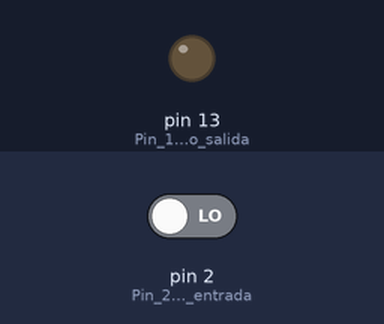
A sketch run on a simulated Arduino Uno, built with avr-gcc and run on an emulated ATmega328P. Shown: output pins drawn as LEDs (lit = HIGH). Inputs (shaded band) come from the test bench; at power-on: pin 2 (Pin_2_como_entrada) LOW. What the sketch prints to the serial monitor is not drawn.

Above: at 1.2 s.
1.3 s: pin 2 (Pin_2_como_entrada) driven HIGH
At 2.5 s:
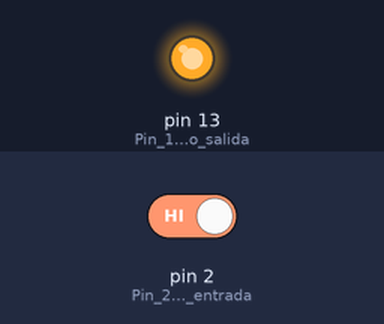
2.8 s: pin 2 (Pin_2_como_entrada) driven LOW
At 3.7 s:
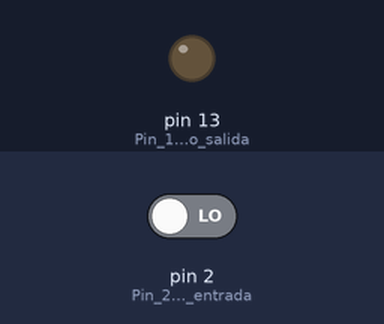
Timing chart, 0 to 5.8 s (numbered marks = the images above; inputs shaded):
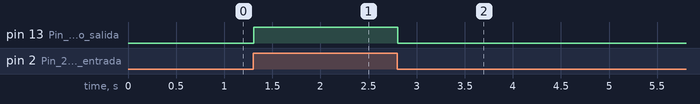

Measured:
- after the input at 1.3 s, pin 13 (Pin_13_como_salida): LOW → HIGH at once
- after the input at 2.8 s, pin 13 (Pin_13_como_salida): HIGH → LOW at once

The sketch:

P3___comunicacion_serie.ino
```cpp
int boton = 0; //variable entera o decimal- nombre- valor inicial : D

void setup(){
  pinMode(13,OUTPUT); //Pin 13 como salida
  pinMode(2,INPUT); //Pin 2 como entrada
  Serial.begin(9600);
}

void loop() {
  boton = digitalRead(2); //Lee el estado del pin 2 y guarda el valor leido en la variable boton
  Serial.println(boton);
  if (boton == HIGH) {
    digitalWrite(13, HIGH);
  }
  else {
    digitalWrite(13,LOW);
  }
}
```
